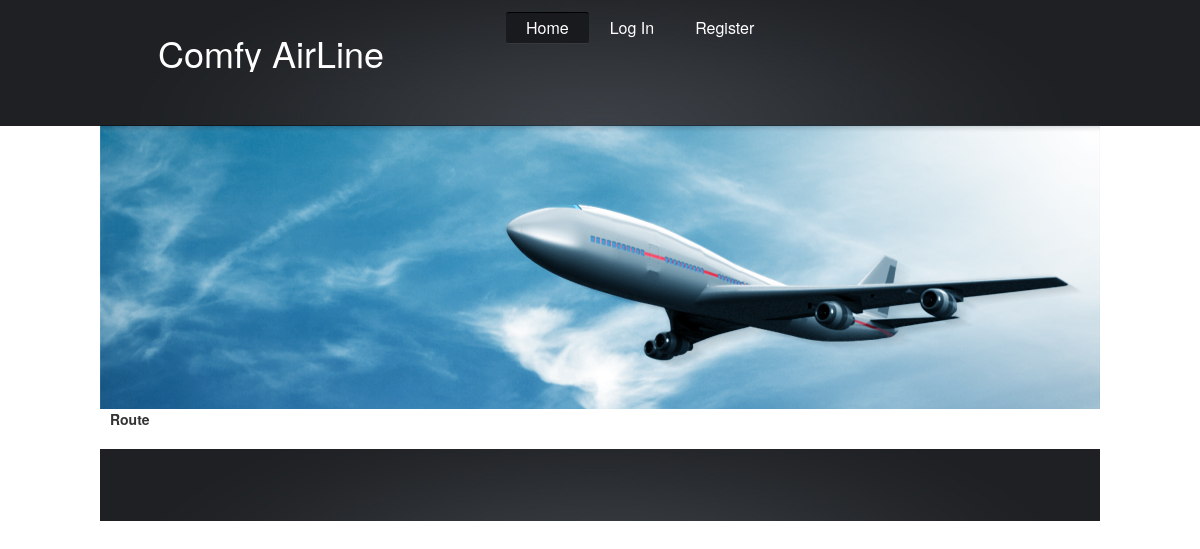
The page /routes-display.php on the database as committed earlier.
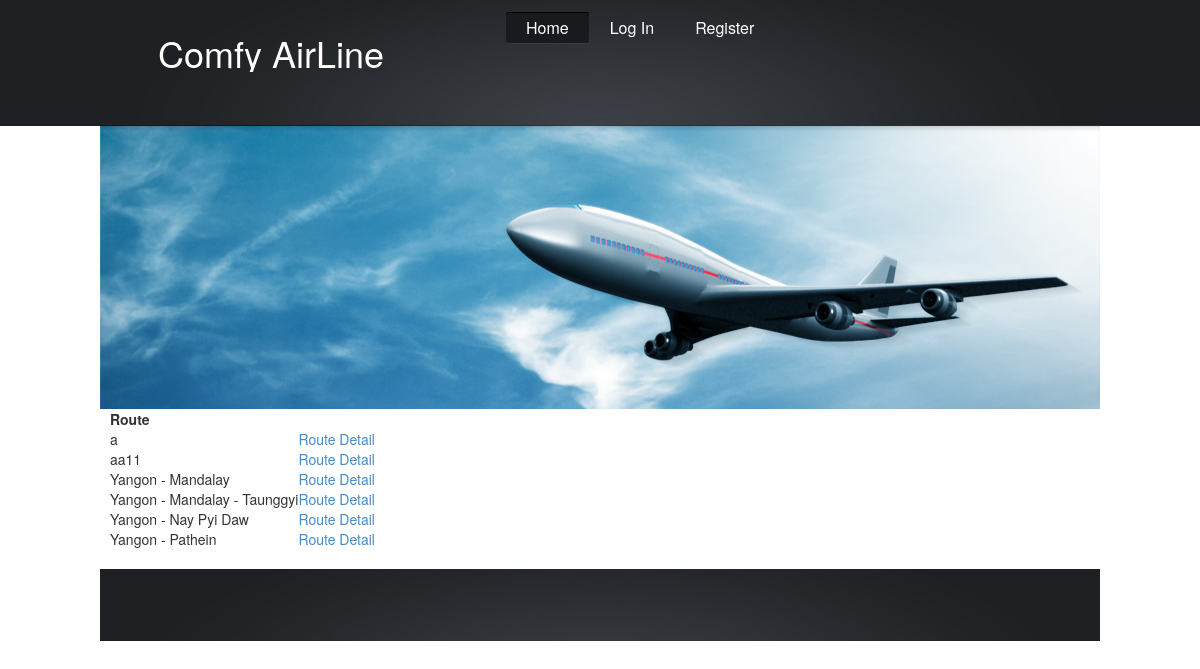
The same page on the database as committed later.
### tables this page shows
CREATE TABLE IF NOT EXISTS `routes` (
  `route_id` varchar(15) NOT NULL,
  `title` varchar(50) NOT NULL,
  `hour` int(2) NOT NULL,
  `min` int(2) NOT NULL,
  `remark` varchar(255) NOT NULL,
  PRIMARY KEY (`route_id`)
);

### routes-display.php (the view, shortened to what this page needs)
<?php include('includes/header.php'); ?>
<link href="css/jquery.dataTables.css" rel="stylesheet" type="text/css" />
<div class="row">
    <div class="col-md-12">
        <table id="route-table">
            <thead>
            <th>Route</th>
            <th></th>
            </thead>
            <tbody>
                <?php
                $sql = "SELECT * " .
                        "FROM routes " .
                        "ORDER BY title";
                $result = mysql_query($sql) or die(mysql_error());
                ?>
                <?php while ($row = mysql_fetch_array($result)) { ?>
                    <tr>
                        <td><?php echo $row['title']; ?></td>
                        <td><a href="route-detail-display.php?route_id=<?php echo $row['route_id']; ?>">Route Detail</a></td>
                    </tr>
                <?php } ?>
            </tbody>
        </table>
    </div>
</div>
<?php include('includes/footer.php'); ?>

Rows that differ between the two databases and show on the page:
added routes: title "a"
added routes: title "aa11"
added routes: title "Yangon - Mandalay"
added routes: title "Yangon - Mandalay - Taunggyi"
added routes: title "Yangon - Nay Pyi Daw"
added routes: title "Yangon - Pathein"
